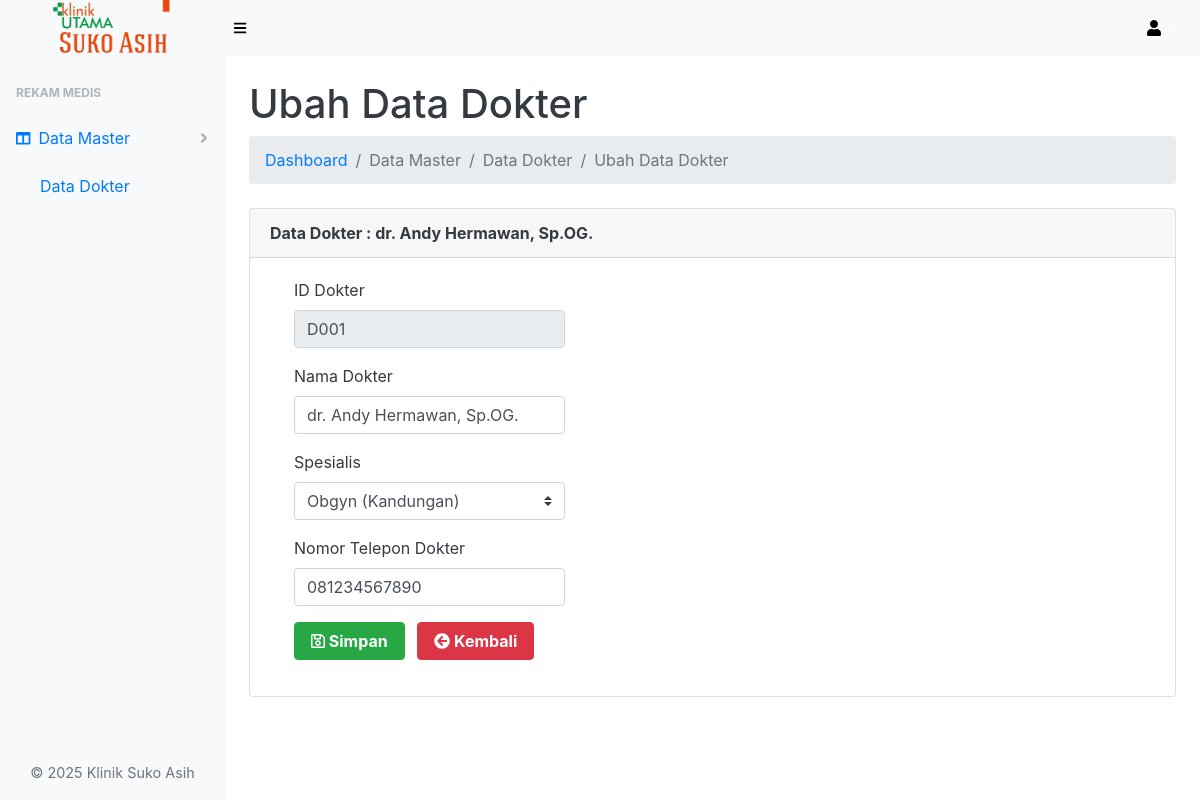
The page /data-master/data-dokter/dokter_ubah.php?&id_dokter=1 (signed in) on the database its author committed.
### tables this page shows
CREATE TABLE `tb_dokter` (
  `id_dokter` int(3) NOT NULL,
  `nm_dokter` varchar(60) NOT NULL,
  `id_poli` int(3) NOT NULL,
  `telp_dokter` varchar(15) NOT NULL
);

CREATE TABLE `tb_poli` (
  `id_poli` int(3) NOT NULL,
  `nm_poli` varchar(25) NOT NULL
);

### data-master/data-dokter/dokter_ubah.php (the view, shortened to what this page needs)
<?php
include '../../koneksi.php';
$ambil = $koneksi->query("SELECT * FROM tb_dokter JOIN tb_poli ON tb_dokter.id_poli = tb_poli.id_poli
            WHERE id_dokter='$_GET[id_dokter]'");
$pecah = $ambil->fetch_assoc();
?>
<!DOCTYPE html>
<html lang="en">
<head>
    <link href="../../assets/css/styles.css" rel="stylesheet" />
    <link href="../../assets/css/dataTables.bootstrap4.min.css" rel="stylesheet" />
</head>
<body class="sb-nav-fixed">
    <nav class="sb-topnav navbar navbar-expand navbar-dark bg-light">
        <a class="navbar-brand text-center" href="index.php">
            <img src="../../login/img/logodashboard.png" alt="Logo Klinik Suko Asih" style="height: 60px;">
        </a>
        <button class="btn btn-link btn-sm order-1 order-lg-0" id="sidebarToggle" href="#"><i class="fas fa-bars" style="color: black;"></i></button>
        <ul class="navbar-nav ml-auto ml-md-0">
            <li class="nav-item dropdown">
                <a class="nav-link dropdown-toggle" id="userDropdown" href="#" role="button" data-toggle="dropdown" aria-haspopup="true" aria-expanded="false"><i class="fas fa-user fa-fw" style="color: black;"></i></a>
            </li>
        </ul>
    </nav>
    <div id="layoutSidenav">
        <div id="layoutSidenav_nav">
            <nav class="sb-sidenav accordion sb-sidenav-light" id="sidenavAccordion">
                <div class="sb-sidenav-menu">
                    <div class="nav">
                        <div class="sb-sidenav-menu-heading">Rekam Medis</div>
                        <a class="nav-link collapsed active" href="#" data-toggle="collapse" data-target="#data-master" aria-expanded="false" aria-controls="data-master">
                            <div class="sb-nav-link-icon"><i class="fas fa-columns"></i></div>
                            Data Master
                            <div class="sb-sidenav-collapse-arrow"><i class="fas fa-angle-down"></i></div>
                        </a>
                        <div class="collapse show" id="data-master" aria-labelledby="headingOne" data-parent="#sidenavAccordion">
                            <nav class="sb-sidenav-menu-nested nav show">
                                <a class="nav-link active" href="dokter.php">Data Dokter</a>
                            </nav>
                        </div>
                    </div>
                </div>
                <p class="text-center mt-3 text-muted" style="font-size: 0.9rem;">&copy; 2025 Klinik Suko Asih</p>
            </nav>
        </div>
        <div id="layoutSidenav_content" class="bg-white text-dark">
            <main>
                <div class="container-fluid">
                    <h1 class="mt-4">Ubah Data Dokter</h1>
                    <ol class="breadcrumb mb-4">
                        <li class="breadcrumb-item"><a href="../../index.php" class="text-decoration-none">Dashboard</a></li>
                        <li class="breadcrumb-item active">Data Master</li>
                        <li class="breadcrumb-item active">Data Dokter</li>
                        <li class="breadcrumb-item active">Ubah Data Dokter</li>
                    </ol>
                    <div class="card mb-4">
                        <div class="card-header font-weight-bold">
                            Data Dokter : <?php echo $pecah['nm_dokter']; ?>
                        </div>
                        <div class="card-body">
                            <div class="">
                                <form class="ml-4" method="post" enctype="multipart/form-data">
                                    <div class="form-group row">
                                        <div class="col-sm-4">
                                            <label>ID Dokter</label>
                                            <input type="text" class="form-control" name="id_dokter" value="<?php echo 'D' . str_pad($pecah['id_dokter'], 3, '0', STR_PAD_LEFT); ?>" readonly>
                                        </div>
                                    </div>
                                    <div class="form-group row">
                                        <div class="col-sm-4">
                                            <label>Nama Dokter</label>
                                            <input type="text" class="form-control" name="nm_dokter" placeholder="Nama + Gelar" value="<?php echo $pecah['nm_dokter'] ?>" required>
                                        </div>
                                    </div>
                                    <div class="form-group row">
                                        <div class="col-sm-4">
                                            <label>Spesialis</label>
                                            <select name="id_poli" class="custom-select" required>
                                                <?php
                                                    $idPoliSaatIni = $pecah['id_poli'];
                                                    $poliAktif = $koneksi->query("SELECT * FROM tb_poli WHERE id_poli = '$idPoliSaatIni'")->fetch_assoc();
                                                ?>
                                                <option value="<?= $poliAktif['id_poli']; ?>" selected>
                                                    <?= $poliAktif['nm_poli']; ?>
                                                </option>
                                            </select>
                                        </div>
                                    </div>
                                    <div class="form-group row">
                                        <div class="col-sm-4">
                                            <label>Nomor Telepon Dokter</label>
                                            <input type="text" class="form-control" name="telp_dokter" value="<?php echo $pecah['telp_dokter'] ?>" required>
                                        </div>
                                    </div>
                                    <div class="form-group ">
                                        <button class="btn btn-success font-weight-bold px-3 mr-2" name="ubah"><i class="far fa-save"></i> Simpan</button>
                                        <a href="dokter.php" class="btn btn-danger font-weight-bold px-3 mr-2"><i class="fas fa-arrow-circle-left"></i> Kembali</a>
                                    </div>
                                </form>
                            </div>
                        </div>
                    </div>
                </div>
            </main>
        </div>
    </div>
</body>
</html>

### rows shown on the page
tb_dokter: nm_dokter "dr. Andy Hermawan, Sp.OG.", id_dokter "D001", telp_dokter "081234567890"
tb_poli: id_poli "Obgyn (Kandungan)"
